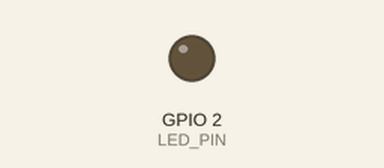
Bench run of a sketch on a simulated ESP32. Parts: output pins drawn as LEDs (lit = HIGH). WiFi joins after 1.5 s; servers stay silent unless stated; what the sketch prints to the serial monitor is not drawn.

Above: at 0.0 s.
At 2.3 s:
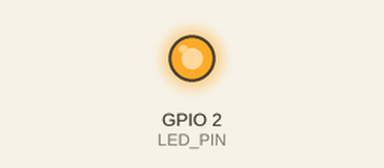
Timing chart, 0 to 4.0 s (numbered marks = the images above):
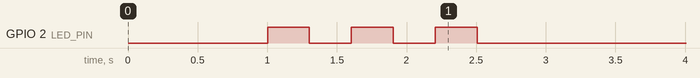

The sketch:

wifi_test.ino
```cpp
#include <WiFi.h>

const char *ssid = "IRON MAN";
const char *password = "America1972";
WiFiServer server(80);

#define LED_PIN 2 // D2

void conectarWiFi() {
  while (WiFi.status() != WL_CONNECTED) {
    if(WiFi.status() != WL_CONNECTED){
      WiFi.begin(ssid, password);
    }else{
      break;
    }
    digitalWrite(LED_PIN, HIGH);
    delay(300);
    digitalWrite(LED_PIN, LOW);
    delay(300);

  }
  //WiFi.config(local_IP, gateway, subnet);
  digitalWrite(LED_PIN, LOW);
  delay(100);
  // Aquí podrías agregar un mensaje para indicar que se ha conectado a la red WiFi
  Serial.println("Conectado a la red WiFi");
  server.begin();
}
void setup() {
  Serial.begin(115200);
  delay(1000);
  pinMode(LED_PIN, OUTPUT);
  conectarWiFi();
}

void loop() {
  delay(1000);
  if (WiFi.status() != WL_CONNECTED) {
    // Intentar reconectar
    conectarWiFi();
  }

  Serial.println(WiFi.localIP());
  WiFiClient client = server.available();
  if (client) {
    Serial.println("$$");
    digitalWrite(LED_PIN, HIGH);
    while (client.connected()) {
      if (client.available() > 0) {
        String incomingString = client.readStringUntil('\n');
        Serial.println(incomingString);
      }
      if (Serial.available() > 0) {
        String incomingStrings = Serial.readStringUntil('\n');
        client.println(incomingStrings);
      }
    }
    digitalWrite(LED_PIN, LOW);
    Serial.println("$X");
  }
}
```
